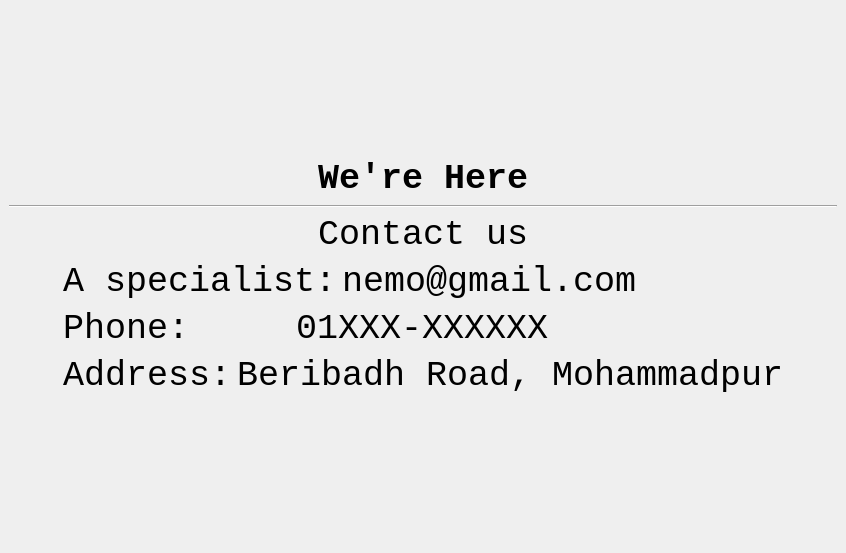
<?xml version="1.0" encoding="UTF-8"?>
<ui version="4.0">
 <class>SupportWindow</class>
 <widget class="QMainWindow" name="SupportWindow">
  <property name="geometry">
   <rect>
    <x>0</x>
    <y>0</y>
    <width>846</width>
    <height>553</height>
   </rect>
  </property>
  <property name="font">
   <font>
    <family>Shonar Bangla</family>
   </font>
  </property>
  <property name="windowTitle">
   <string>MainWindow</string>
  </property>
  <widget class="QWidget" name="centralwidget">
   <layout class="QVBoxLayout" name="verticalLayout_5">
    <item>
     <spacer name="verticalSpacer">
      <property name="orientation">
       <enum>Qt::Vertical</enum>
      </property>
      <property name="sizeHint" stdset="0">
       <size>
        <width>20</width>
        <height>40</height>
       </size>
      </property>
     </spacer>
    </item>
    <item>
     <layout class="QVBoxLayout" name="verticalLayout_4">
      <item>
       <layout class="QVBoxLayout" name="verticalLayout_3">
        <item>
         <layout class="QHBoxLayout" name="horizontalLayout_5">
          <item>
           <spacer name="horizontalSpacer_3">
            <property name="orientation">
             <enum>Qt::Horizontal</enum>
            </property>
            <property name="sizeHint" stdset="0">
             <size>
              <width>40</width>
              <height>20</height>
             </size>
            </property>
           </spacer>
          </item>
          <item>
           <widget class="QLabel" name="we_are_here">
            <property name="font">
             <font>
              <family>Courier New</family>
              <pointsize>26</pointsize>
              <weight>75</weight>
              <bold>true</bold>
             </font>
            </property>
            <property name="text">
             <string>We're Here</string>
            </property>
            <property name="alignment">
             <set>Qt::AlignCenter</set>
            </property>
           </widget>
          </item>
          <item>
           <spacer name="horizontalSpacer_4">
            <property name="orientation">
             <enum>Qt::Horizontal</enum>
            </property>
            <property name="sizeHint" stdset="0">
             <size>
              <width>40</width>
              <height>20</height>
             </size>
            </property>
           </spacer>
          </item>
         </layout>
        </item>
        <item>
         <widget class="Line" name="line">
          <property name="orientation">
           <enum>Qt::Horizontal</enum>
          </property>
         </widget>
        </item>
       </layout>
      </item>
      <item>
       <layout class="QHBoxLayout" name="horizontalLayout_6" stretch="50,0,50">
        <item>
         <spacer name="horizontalSpacer">
          <property name="orientation">
           <enum>Qt::Horizontal</enum>
          </property>
          <property name="sizeHint" stdset="0">
           <size>
            <width>40</width>
            <height>20</height>
           </size>
          </property>
         </spacer>
        </item>
        <item>
         <layout class="QVBoxLayout" name="verticalLayout">
          <item>
           <layout class="QHBoxLayout" name="horizontalLayout_4">
            <item>
             <widget class="QLabel" name="label_2">
              <property name="font">
               <font>
                <family>Courier New</family>
                <pointsize>26</pointsize>
               </font>
              </property>
              <property name="text">
               <string>Contact us</string>
              </property>
              <property name="alignment">
               <set>Qt::AlignCenter</set>
              </property>
             </widget>
            </item>
           </layout>
          </item>
          <item>
           <layout class="QHBoxLayout" name="horizontalLayout" stretch="7,15">
            <item>
             <widget class="QLabel" name="label_3">
              <property name="font">
               <font>
                <family>Courier New</family>
                <pointsize>26</pointsize>
               </font>
              </property>
              <property name="text">
               <string>A specialist:</string>
              </property>
             </widget>
            </item>
            <item>
             <widget class="QLabel" name="email_specialist">
              <property name="font">
               <font>
                <family>Courier New</family>
                <pointsize>26</pointsize>
               </font>
              </property>
              <property name="text">
               <string>nemo@gmail.com</string>
              </property>
             </widget>
            </item>
           </layout>
          </item>
          <item>
           <layout class="QHBoxLayout" name="horizontalLayout_2" stretch="7,15">
            <item>
             <widget class="QLabel" name="label_4">
              <property name="font">
               <font>
                <family>Courier New</family>
                <pointsize>26</pointsize>
               </font>
              </property>
              <property name="text">
               <string>Phone:</string>
              </property>
             </widget>
            </item>
            <item>
             <widget class="QLabel" name="instant_assistance">
              <property name="font">
               <font>
                <family>Courier New</family>
                <pointsize>26</pointsize>
               </font>
              </property>
              <property name="text">
               <string>01XXX-XXXXXX</string>
              </property>
             </widget>
            </item>
           </layout>
          </item>
          <item>
           <layout class="QHBoxLayout" name="horizontalLayout_3" stretch="7,15">
            <item>
             <widget class="QLabel" name="label">
              <property name="font">
               <font>
                <family>Courier New</family>
                <pointsize>26</pointsize>
               </font>
              </property>
              <property name="text">
               <string>Address:</string>
              </property>
             </widget>
            </item>
            <item>
             <widget class="QLabel" name="label_5">
              <property name="font">
               <font>
                <family>Courier New</family>
                <pointsize>26</pointsize>
               </font>
              </property>
              <property name="text">
               <string>Beribadh Road, Mohammadpur</string>
              </property>
             </widget>
            </item>
           </layout>
          </item>
         </layout>
        </item>
        <item>
         <spacer name="horizontalSpacer_2">
          <property name="orientation">
           <enum>Qt::Horizontal</enum>
          </property>
          <property name="sizeHint" stdset="0">
           <size>
            <width>40</width>
            <height>20</height>
           </size>
          </property>
         </spacer>
        </item>
       </layout>
      </item>
     </layout>
    </item>
    <item>
     <spacer name="verticalSpacer_2">
      <property name="orientation">
       <enum>Qt::Vertical</enum>
      </property>
      <property name="sizeHint" stdset="0">
       <size>
        <width>20</width>
        <height>40</height>
       </size>
      </property>
     </spacer>
    </item>
   </layout>
  </widget>
 </widget>
 <resources/>
 <connections/>
</ui>
